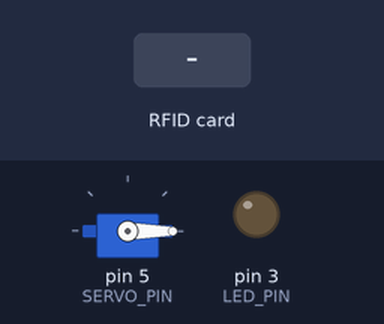
A sketch run on a simulated Arduino Uno, built with avr-gcc and run on an emulated ATmega328P. On the bench: servo, output pins drawn as LEDs (lit = HIGH). The test bench sets the inputs (shaded band). The local clock reads 2024-03-15 10:24:30 at power-on unless the sketch sets it; pins used as bus, display or sensor lines are not drawn; what the sketch prints to the serial monitor is not drawn.

Above: at 1.2 s.
1.3 s: RFID card DE AD BE EF held to the reader
At 1.6 s:
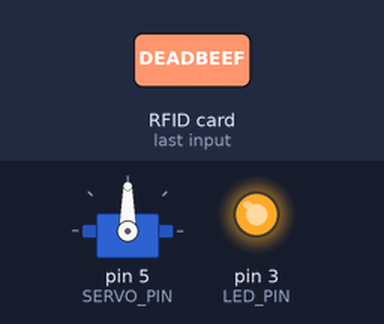
2.8 s: RFID card 5E 7A 19 C4 held to the reader
Timing chart, 0 to 5.8 s (numbered marks = the images above; inputs shaded):
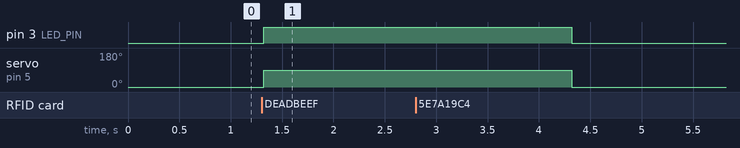

Measured:
- after the input at 1.3 s, pin 3 (LED_PIN): LOW → HIGH at once; servo on pin 5 (SERVO_PIN): 0° → 90° at once

The sketch:

rfid_security_system.ino
```cpp
#include <SPI.h>
#include <MFRC522.h>
#include <Wire.h>
#include "RTClib.h"
#include <Servo.h>

#define SS_PIN 10
#define RST_PIN 9
#define LED_PIN 3
#define SERVO_PIN 5

MFRC522 mfrc522(SS_PIN, RST_PIN);
RTC_DS3231 rtc;
Servo doorServo;

// Replace with your actual authorized UID
byte authorizedUID[4] = {0xDE, 0xAD, 0xBE, 0xEF};

void setup() {
  Serial.begin(9600);
  SPI.begin();
  Wire.begin();
  mfrc522.PCD_Init();
  rtc.begin();

  pinMode(LED_PIN, OUTPUT);
  digitalWrite(LED_PIN, LOW);

  doorServo.attach(SERVO_PIN);
  doorServo.write(0); // Locked position

  Serial.println("RFID Smart Door Lock System Ready...");
}

void loop() {

  if (!mfrc522.PICC_IsNewCardPresent()) return;
  if (!mfrc522.PICC_ReadCardSerial()) return;

  DateTime now = rtc.now();
  bool accessGranted = true;

  for (byte i = 0; i < 4; i++) {
    if (mfrc522.uid.uidByte[i] != authorizedUID[i]) {
      accessGranted = false;
      break;
    }
  }

  Serial.print("Card UID: ");
  for (byte i = 0; i < mfrc522.uid.size; i++) {
    Serial.print(mfrc522.uid.uidByte[i], HEX);
    Serial.print(" ");
  }
  Serial.println();

  Serial.print("Date & Time: ");
  Serial.print(now.day());
  Serial.print("/");
  Serial.print(now.month());
  Serial.print("/");
  Serial.print(now.year());
  Serial.print(" ");
  Serial.print(now.hour());
  Serial.print(":");
  Serial.print(now.minute());
  Serial.print(":");
  Serial.println(now.second());

  if (accessGranted) {
    Serial.println("Access Granted ✅");

    digitalWrite(LED_PIN, HIGH);

    doorServo.write(90);  // Unlock (rotate servo)
    delay(3000);          // Keep unlocked for 3 seconds
    doorServo.write(0);   // Lock again

    digitalWrite(LED_PIN, LOW);

  } else {
    Serial.println("Access Denied ❌");
  }

  Serial.println("--------------------------");
  mfrc522.PICC_HaltA();
}
```
